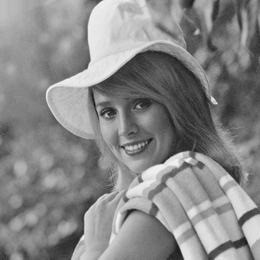
%> input picture Project 3/images/elain.bmp, 260 x 260 px, shrunk from 512 x 512 before the run
$ octave enhance.m   (GNU Octave 9; MATLAB toolbox functions it lacks are replaced by stand-ins)
%> lines starting %> are read from the running program, lines starting %| are printed output that depends on the picture; in (x1, y1, x2, y2) boxes, pixels count from 0 and x2, y2 are one past the last pixel; in counts of white or black regions, pixels touching at a corner belong together; the program's own positions count from 1
%图像局部增强
[I,map]=imread('images/elain.bmp');
%> I is the input picture: size 260x260 uint8; min 21, max 243, mean 135.4
%> map = 256 rows, first 12: [0 0 0; 0.00392 0.00392 0.00392; 0.00784 0.00784 0.00784; 0.0118 0.0118 0.0118; 0.0157 0.0157 0.0157; 0.0196 0.0196 0.0196; 0.0235 0.0235 0.0235; 0.0275 0.0275 0.0275; 0.0314 0.0314 0.0314; 0.0353 0.0353 0.0353; 0.0392 0.0392 0.0392; 0.0431 0.0431 0.0431]
map(end:255,:)=0;
img=ind2gray(I,map);

[rows,cols]=size(img);
%> rows = 260; cols = 260
k0=0.5;k1=0.01;k2=0.3;
E=3;
marksize=7;
ex=floor(marksize/2);
imgex=padarray(img,[ex ex],'replicate','both');
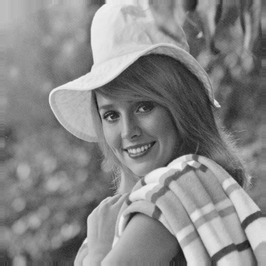
%> imgex: size 266x266 uint8; min 21, max 243, mean 135.4
quant=rows*cols; % 图像大小
%> quant = 67600
me=mean2(img); %图像均值
%> me = 135.4
stdd=std2(img); %图像标准差
%> stdd = 33.08
for i=1:rows
    for j=i:cols
        Loc=imgex(i:i+2*ex, j:j+2*ex); %局部区域
        LocMe(i,j)=mean2(Loc);         %局部均值
        LocStdd(i,j)=std2(Loc);        %局部标准差
    end
end
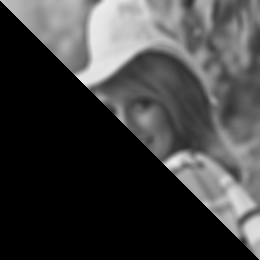
%> LocMe: size 260x260 double; min 0, max 235.5, mean 64.6
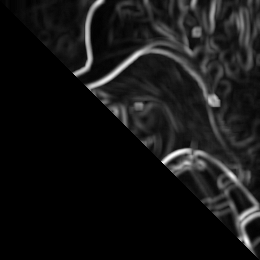
%> LocStdd: size 260x260 double; min 0, max 58.94, mean 5.1; drawn with min black and max white
en1=(LocMe<=k0*me); %均值小的部分
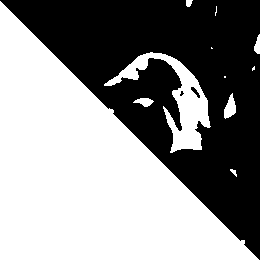
%> en1: size 260x260 logical; 54.8% white; 3 black regions (1 under 20 px), largest, box (x1, y1, x2, y2) and area: (0, 0, 260, 260) 30474, (191, 87, 200, 98) 40
en2=(LocStdd>=k1*stdd)&(LocStdd<=k2*stdd); %标准差
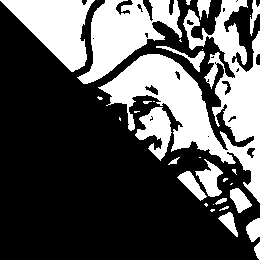
%> en2: size 260x260 logical; 33.1% white; 32 white regions (16 under 20 px), largest, box (x1, y1, x2, y2) and area: (98, 0, 260, 203) 11059, (77, 0, 182, 84) 4233, (0, 0, 95, 72) 3553
en=uint8(en1&en2); %合并
%> en: size 260x260 uint8; values 0 (black) and 1 (white), 4.1% white; 11 white regions (7 under 20 px), largest, box (x1, y1, x2, y2) and area: (104, 54, 211, 152) 2414, (224, 93, 236, 119) 184, (254, 34, 260, 54) 81, (164, 111, 171, 128) 36
nen=uint8((int8(en)-1)*(-1));
imgc=img.*(E*en); %图像改变部分
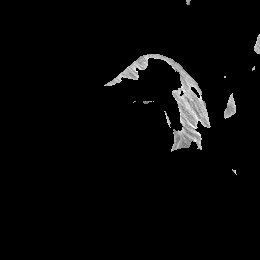
%> imgc: size 260x260 uint8; min 0, max 255, mean 7.4
imgnc=img.*nen;   %图像不变部分
imgen=imgc+imgnc;
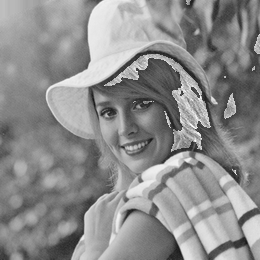
%> imgen: size 260x260 uint8; min 21, max 255, mean 140.3
subplot(1,3,1),imshow(img,map);title('源图像','Fontsize',24);
subplot(1,3,2),imshow(imgc);title('增强部分图像','Fontsize',24);
subplot(1,3,3),imshow(imgen);title('增强后图像','Fontsize',24);

$ run again, with Project 3/images/citywall.bmp copied over Project 3/images/elain.bmp
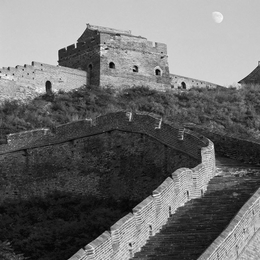
%> input picture Project 3/images/citywall.bmp, 260 x 260 px, shrunk from 512 x 512 before the run
%> I is the input picture: size 260x260 uint8; min 0, max 249, mean 108.4
%> map = 256 rows, first 12: [0 0 0; 0.00392 0.00392 0.00392; 0.00784 0.00784 0.00784; 0.0118 0.0118 0.0118; 0.0157 0.0157 0.0157; 0.0196 0.0196 0.0196; 0.0235 0.0235 0.0235; 0.0275 0.0275 0.0275; 0.0314 0.0314 0.0314; 0.0353 0.0353 0.0353; 0.0392 0.0392 0.0392; 0.0431 0.0431 0.0431]
%> me = 108.4
%> stdd = 53.28
%> `en1=(LocMe<=k0*me);`:
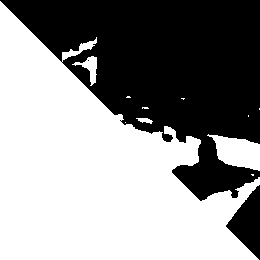
%> en1: size 260x260 logical; 56.5% white; 3 black regions (1 under 20 px), largest, box (x1, y1, x2, y2) and area: (0, 0, 260, 201) 28074, (226, 185, 260, 260) 1346
%> en2: size 260x260 logical; 34.8% white; 30 white regions (20 under 20 px), largest, box (x1, y1, x2, y2) and area: (0, 0, 260, 94) 11207, (62, 33, 260, 225) 10606, (236, 201, 260, 260) 762
%> en: size 260x260 uint8; values 0 (black) and 1 (white), 6.3% white; 15 white regions (8 under 20 px), largest, box (x1, y1, x2, y2) and area: (125, 124, 201, 170) 1580, (207, 134, 260, 171) 1101, (201, 177, 260, 225) 947
%> `imgen=imgc+imgnc;`:
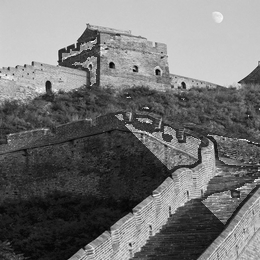
%> imgen: size 260x260 uint8; min 0, max 255, mean 113.7
